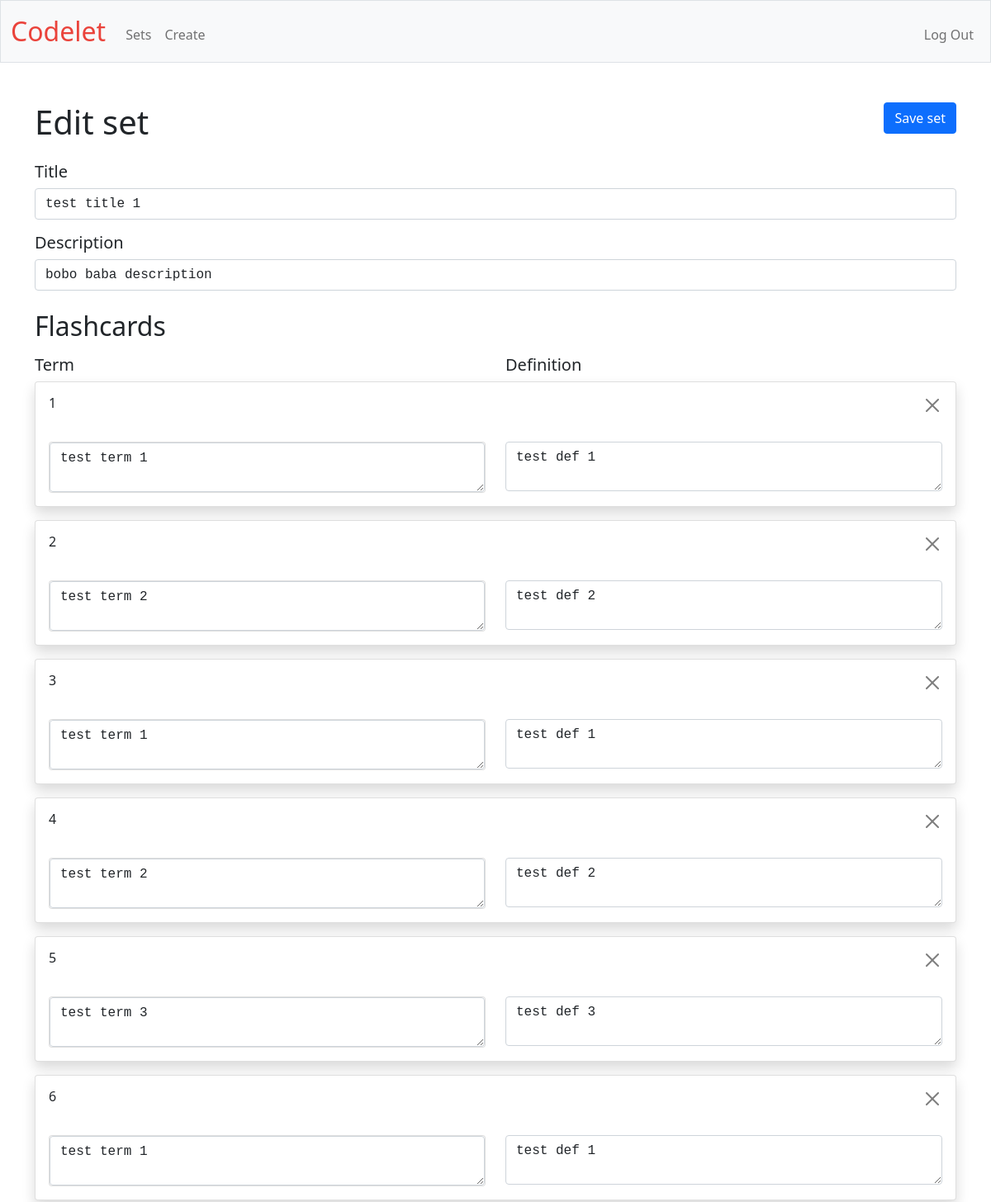
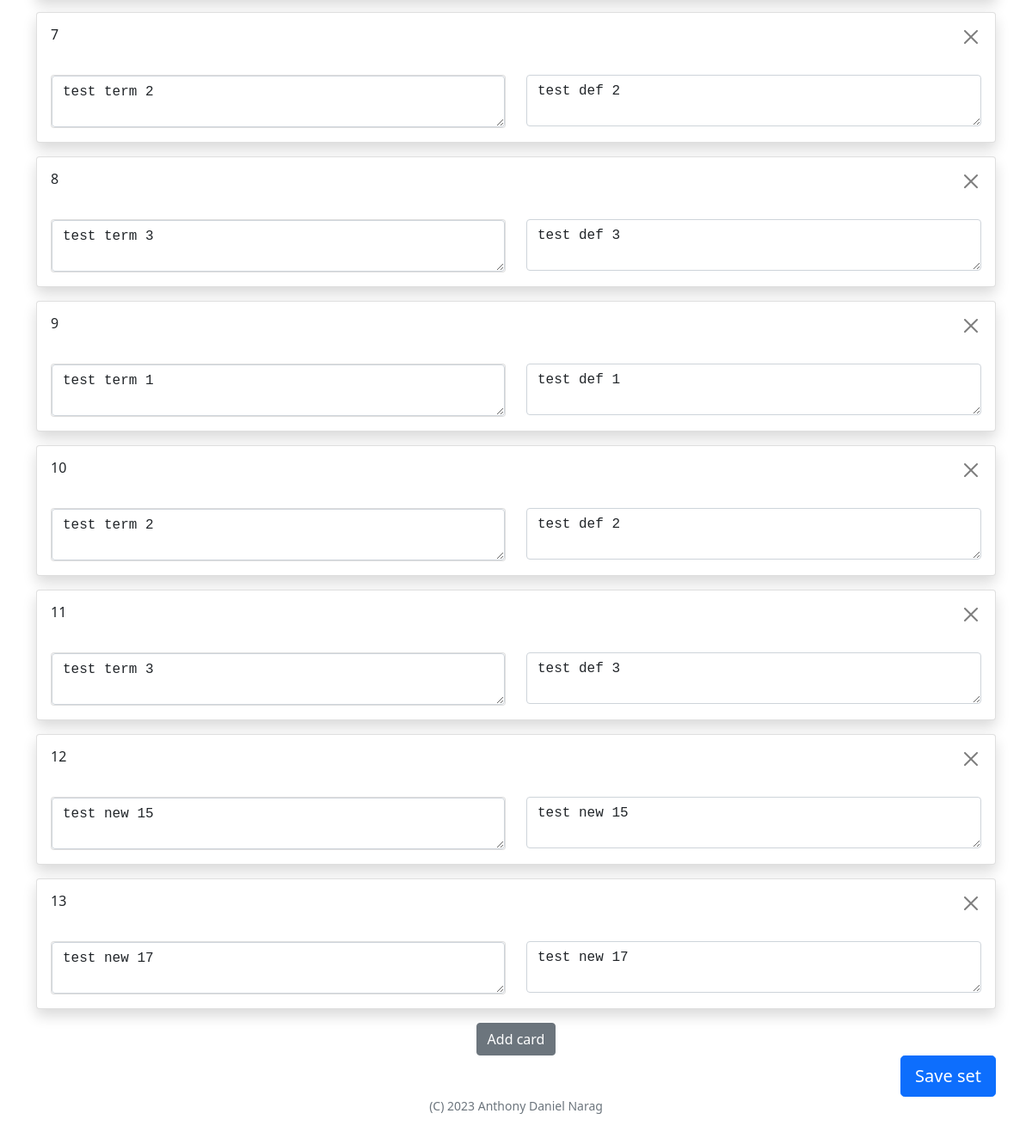
Screenshot of /edit/1 (signed in) with the database file from the repository (2 pictures, top to bottom).
### tables this page shows
CREATE TABLE sets (
        id              INTEGER  NOT NULL PRIMARY KEY,
        user_id         INTEGER  NOT NULL,
        title           TEXT     NOT NULL,
        description     TEXT,
        number_of_cards INTEGER  NOT NULL,
        creation_utc    DATETIME NOT NULL DEFAULT (datetime('now', 'utc')),
        update_utc      DATETIME NOT NULL DEFAULT (datetime('now', 'utc')),
        FOREIGN KEY (user_id) REFERENCES users(id)
    );

CREATE TABLE flashcards (
        id           INTEGER  NOT NULL PRIMARY KEY,
        set_id       INTEGER  NOT NULL,
        term         TEXT,
        definition   TEXT,
        creation_utc DATETIME NOT NULL DEFAULT (datetime('now', 'utc')),
        update_utc   DATETIME NOT NULL DEFAULT (datetime('now', 'utc')),
        FOREIGN KEY (set_id) REFERENCES sets(id)
    );

### app.py (the view)
@app.route("/edit/<int:set_id>", methods=["GET", "POST"])
@helpers.login_required
def edit(set_id: int) -> Union[Tuple[str, int], werkzeugResponse, str]:
    if request.method == "POST":
        if not request.form:
            return helpers.apology("Empty submission.")
        new_flashcards = {}
        for html_name, html_value in request.form.items():
            if "input-deleted-cards-list" in html_name:
                if not html_value:
                    continue
                deleted_cards_list = json.loads(html_value)
                for deleted_card_name in deleted_cards_list:
                    deleted_card_id = re.findall(r'\d+$', deleted_card_name)
                    db.execute(
                        """
                        DELETE FROM flashcards
                         WHERE id = ?
                        """,
                        deleted_card_id
                    )
            if "new" in html_name:
                if "term" in html_name:
                    html_number = re.findall(r'\d+$', html_name)[0]
                    if html_number not in new_flashcards:
                        new_flashcards[html_number]= {"term": html_value}
                    else:
                        new_flashcards[html_number]["term"] = html_value
                elif "definition" in html_name:
                    html_number = re.findall(r'\d+$', html_name)[0]
                    if html_number not in new_flashcards:
                        new_flashcards[html_number]= {"definition": html_value}
                    else:
                        new_flashcards[html_number]["definition"] = html_value
            else:
                if "term" in html_name:
                    existing_flashcard_id = re.findall(r'\d+$', html_name)[0]
                    db.execute(
                        """
                        UPDATE flashcards
                           SET term = ?
                         WHERE id = ?
                        """,
                        html_value,
                        existing_flashcard_id
                    )
                elif "definition" in html_name:
                    existing_flashcard_id = re.findall(r'\d+$', html_name)[0]
                    db.execute(
                        """
                        UPDATE flashcards
                            SET definition = ?
                          WHERE id = ?
                        """,
                        html_value,
                        existing_flashcard_id
                    )
        for html_number in new_flashcards:
            new_term = new_flashcards[html_number].get("term", "")
            new_definition = new_flashcards[html_number].get("definition", "")
            db.execute(
                """
                INSERT INTO flashcards (set_id, term, definition)
                VALUES (?, ?, ?)
                """,
                set_id,
                new_term,
                new_definition
            )
        number_of_cards = db.execute(
            """
            SELECT COUNT(*) AS count
              FROM flashcards
             WHERE set_id = ?
            """,
            set_id
        )[0]["count"]
        db.execute(
            """
            UPDATE sets
               SET title = ?,
                   description = ?,
                   number_of_cards = ?,
                   update_utc = ?
             WHERE user_id = ?
               AND id = ?
            """,
            request.form["input-title"],
            request.form["input-description"],
            number_of_cards,
            datetime.now(pytz.timezone("UTC")),
            session["user_id"],
            set_id,
        )
        return redirect(f"/set/{set_id}")
    else:
        user_sets = db.execute(
            """
            SELECT sets.id
            FROM sets
            WHERE sets.user_id = ?
            """,
            session["user_id"],
        )
        user_set_ids = []
        for set in user_sets:
            user_set_ids.append(set["id"])
        if set_id not in user_set_ids:
            return redirect("/")
        set_data = db.execute(
            """
            SELECT *
            FROM sets
            WHERE sets.id = ?
            AND sets.user_id = ?
            """,
            set_id,
            session["user_id"]
        )[0]
        flashcard_data = db.execute(
            """
            SELECT *
            FROM flashcards AS f
            WHERE f.set_id = ?
            """,
            set_id
        )
        return render_template("edit.html", flashcard_data=flashcard_data,
                                set_data=set_data)

### app.py (called while the page is built)
@app.after_request
def after_request(response: flaskResponse) -> flaskResponse:
    response.headers["Cache-Control"] = "no-cache, no-store, must-revalidate"
    response.headers["Expires"] = "0"
    response.headers["Pragma"] = "no-cache"
    return response

### helpers.py (called while the page is built)
def login_required(f: Callable) -> Callable:
    @wraps(f)
    def decorated_function(*args: Any, **kwargs: Any) -> Callable:
        if session.get("user_id") is None:
            return redirect("/login")
        return f(*args, **kwargs)
    return decorated_function

### templates/edit.html (shortened to what this page needs)
{% extends "layout.html" %}
{% block main %}
  <form action="/edit/{{ set_data['id']}}" class="form-horizontal" id="form-edit-set" method="post">
    <div>
      <button class="btn btn-primary float-end" type="submit">Save set</button>
      <h1 class="mb-4" style="text-align: left">Edit set</h1>
    </div>
    <div class="mb-3 create-set">
      <h5 for="input-title">Title</h5>
      <input autocomplete="off" class="create-flashcards code-style form-control" id="input-title" name="input-title" placeholder="Enter a title for your set." required value="{{ set_data['title'] }}">
    </div>
    <div class="mb-4 create-set">
      <h5 for="input-description">
        Description
      </h5>
      <input autocomplete="off" class="create-flashcards code-style form-control" id="input-description" name="input-description" placeholder="Enter a description for your set." value="{{ set_data['description'] }}">
    </div>
    <h2 class="mb-3">Flashcards</h2>
    <div class="row">
      <div class="col">
        <h5>
          Term
        </h5>
      </div>
      <div class="col">
        <h5>
          Definition
        </h5>
      </div>
    </div>
    <div id="div-all-cards">
      {% for flashcard in flashcard_data %}
        <div class="card mb-3 shadow" id="div-existing-card-{{ flashcard['id'] }}">
          <div class="row">
            <div class="col">
              <h6 class="card-title m-3 mb-0">
                {{ loop.index }}
              </h6>
            </div>
            <div class="col">
              <button type="button" aria-label="Close" class="button-delete-card btn-close float-end m-3" data-cardId="div-existing-card-{{ flashcard['id'] }}" id="button-delete-{{ flashcard['id'] }}"></button>
            </div>
          </div>
          <div class="card-body">
            <div class="row row-cols-2">
              <div class="col">
                <div class="card">
                  <textarea class="form-control code-style w-100" id="textarea-term-{{ flashcard['id'] }}" name="textarea-term-{{ flashcard['id'] }}" required>{{ flashcard["term"] }}</textarea>
                </div>
              </div>
              <div class="col">
                <textarea class="form-control code-style w-100" id="textarea-definition-{{ flashcard['id'] }}" name="textarea-definition-{{ flashcard['id'] }}" required>{{ flashcard["definition"] }}</textarea>
              </div>
            </div>
          </div>
        </div>
      {% endfor %}
    </div>
    <div class="text-center">
      <button type="button" class="btn btn-secondary" id="button-add-card">Add card</button>
    </div>
    <div>
      <button class="btn btn-primary btn-lg float-end" id="button-save-set" type="submit">Save set</button>
    </div>
  </form>
{% endblock %}

### static/styles.css (style rules this page uses)
.code-style { font-family: Courier, monospace; white-space: pre; }

### rows the page displays
sets: input-title "test title 1", input-description "bobo baba description"
flashcards: id "test term 1", id "test def 1"
flashcards: id "test term 2", id "test def 2"
flashcards: id "test term 1", id "test def 1"
flashcards: id "test term 2", id "test def 2"
flashcards: id "test term 3", id "test def 3"
flashcards: id "test term 1", id "test def 1"
flashcards: id "test term 2", id "test def 2"
flashcards: id "test term 3", id "test def 3"
flashcards: id "test term 1", id "test def 1"
flashcards: id "test term 2", id "test def 2"
flashcards: id "test term 3", id "test def 3"
flashcards: id "test new 15"
flashcards: id "test new 17"
